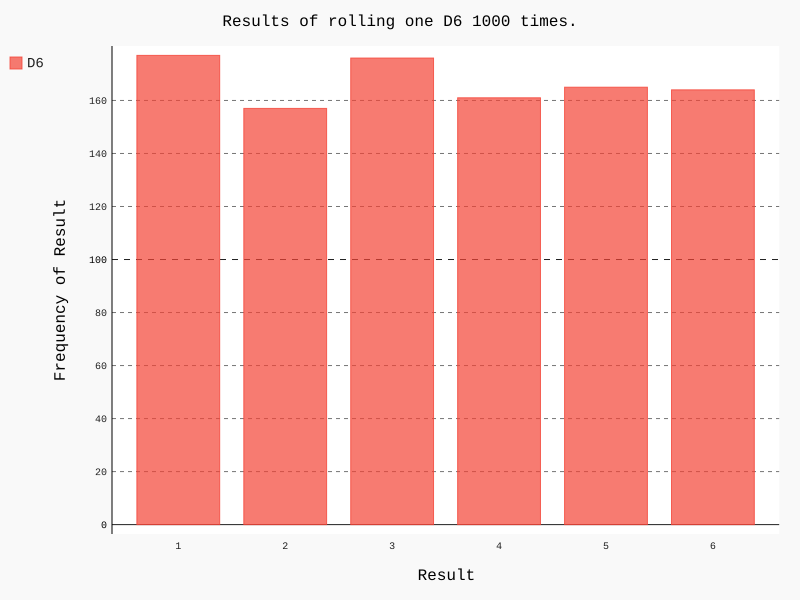

Write Python code to recreate this figure.
"""使用pygal可视化投掷单个骰子的结果"""
import pygal
from die import Die

# 创建一个D6
die = Die()
# 骰几次骰子，并将结果存储在一个列表中
results = []
for roll_num in range(1000):
    result = die.roll()
    results.append(result)

# 分析结果
frequencies = []
for value in range(1, die.num_sides + 1):
    frequency = results.count(value)
    frequencies.append(frequency)

# 对结果进行可视化
hist = pygal.Bar()
hist.title = 'Results of rolling one D6 1000 times.'
hist.x_labels = [str(x) for x in range(1, die.num_sides + 1)]
hist.x_title = 'Result'
hist.y_title = 'Frequency of Result'
hist.add('D6', frequencies)            # 将一系列值添加到图表中(D6代表值标签)
hist.render_to_file('die_visual.svg')  # 将图渲染成一个SVG文件
